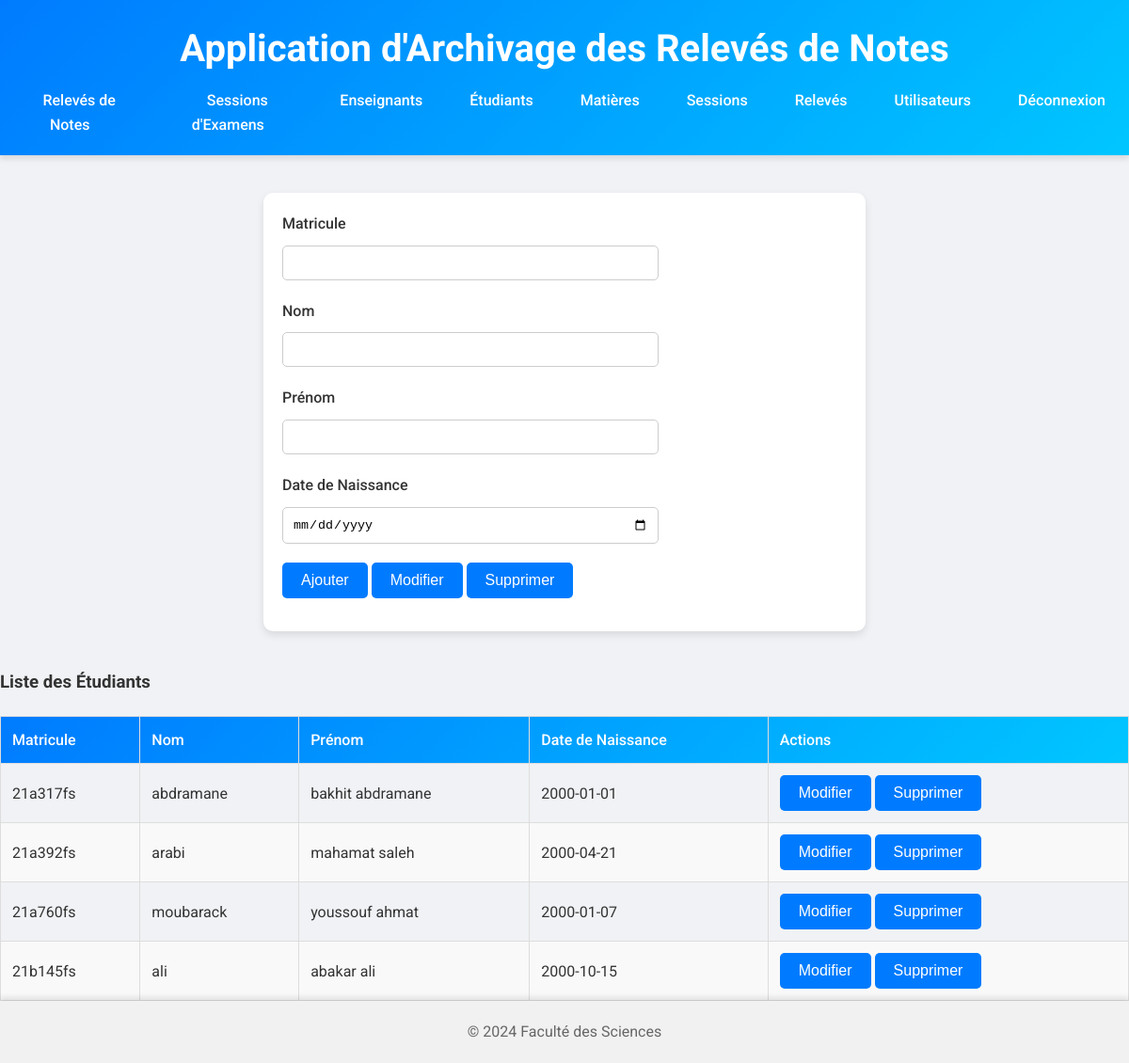
Page /ingaweb/pages/etudiants.php (signed in) on the committed database.
### tables this page shows
CREATE TABLE `etudiants` (
  `matricule_etudiant` varchar(20) NOT NULL,
  `nom` varchar(20) NOT NULL,
  `prenom` varchar(20) NOT NULL,
  `date_naissance` date NOT NULL,
  `created_at` timestamp NOT NULL DEFAULT current_timestamp()
);

### ingaweb/templates/tables/table_etudiants.php (the view, shortened to what this page needs)
<table>
    <thead>
        <tr>
            <th>Matricule</th>
            <th>Nom</th>
            <th>Prénom</th>
            <th>Date de Naissance</th>
            <th>Actions</th>
        </tr>
    </thead>
    <tbody>
        <?php foreach ($etudiants as $etudiant): ?>
        <tr>
            <td><?= $etudiant['matricule_etudiant'] ?></td>
            <td><?= $etudiant['nom'] ?></td>
            <td><?= $etudiant['prenom'] ?></td>
            <td><?= $etudiant['date_naissance'] ?></td>
            <td>
                <form action="modification_etudiants.php" method="post" style="display: inline;">
                    <button type="submit">Modifier</button>
                </form>
                <form action="etudiants.php" method="post" style="display: inline;">
                    <button type="submit" name="supprimer_etudiant" onclick="return confirm('Êtes-vous sûr de vouloir supprimer cet étudiant ?');">Supprimer</button>
                </form>
            </td>
        </tr>
        <?php endforeach; ?>
    </tbody>
</table>

### ingaweb/css/styles.css (style rules this page uses)
body { font-family: 'Roboto', sans-serif; margin: 0; padding: 0; background-color: #f0f2f5; color: #333; line-height: 1.6; display: flex; flex-direction: column; min-height: 100vh; }
table { width: 100%; border-collapse: collapse; margin-top: 20px; }
table thead { background: linear-gradient(135deg, #007bff, #00c6ff); color: white; }
table th, table td { padding: 12px; text-align: left; border: 1px solid #ddd; }
table th { font-weight: 500; }
table tbody tr:nth-child(even) { background-color: #f9f9f9; }
button { display: inline-block; padding: 10px 20px; font-size: 1rem; color: white; background-color: #007bff; border: none; border-radius: 5px; cursor: pointer; transition: background-color 0.3s ease, transform 0.3s ease; }

### rows in the picture
etudiants: matricule_etudiant "21a317fs", nom "abdramane", prenom "bakhit abdramane", date_naissance "2000-01-01"
etudiants: matricule_etudiant "21a392fs", nom "arabi", prenom "mahamat saleh", date_naissance "2000-04-21"
etudiants: matricule_etudiant "21a760fs", nom "moubarack", prenom "youssouf ahmat", date_naissance "2000-01-07"
etudiants: matricule_etudiant "21b145fs", nom "ali", prenom "abakar ali", date_naissance "2000-10-15"
